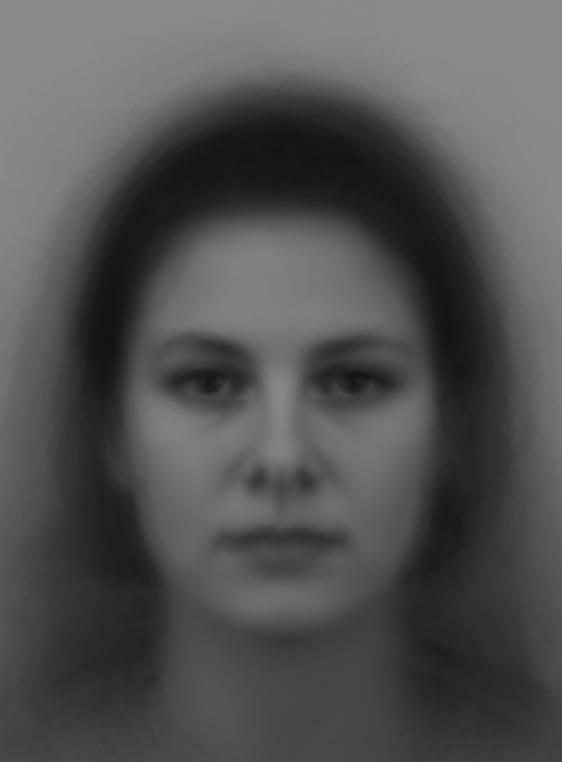
%> input picture KDEF_and_AKDEF/FNES.JPG, 562 x 762 px
$ octave baseimagegenerator.m   (GNU Octave 9; MATLAB toolbox functions it lacks are replaced by stand-ins)
%> lines starting %> are read from the running program, lines starting %| are printed output that depends on the picture
clear all;
close all;

%% Load images
female_face = imread("FNES.JPG");
%> female_face is the input picture: size 762x562 uint8; min 18, max 139, mean 81.6
male_face = imread("MNES.JPG");
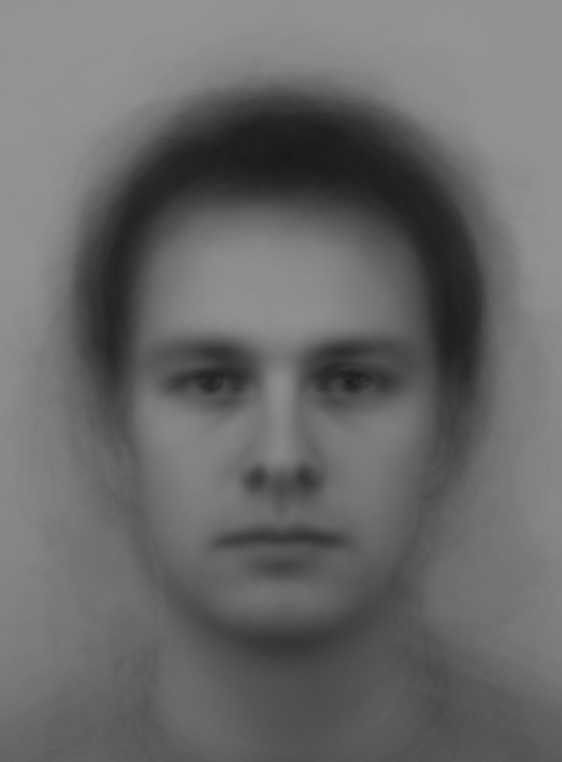
%> input picture KDEF_and_AKDEF/MNES.JPG, 562 x 762 px
%> male_face is the input picture: size 762x562 uint8; min 24, max 149, mean 104.8

%% Average images
avg_face = (female_face + male_face) / 2;
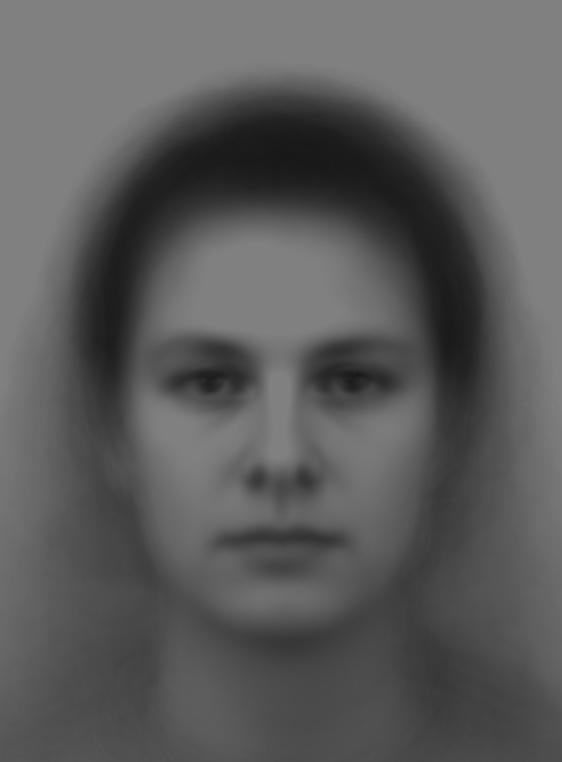
%> avg_face: size 762x562 uint8; min 23, max 128, mean 91.3

%% Crop image
% Make sure to check dimensions
avg_crop = avg_face(140:762-111,26:562-25);
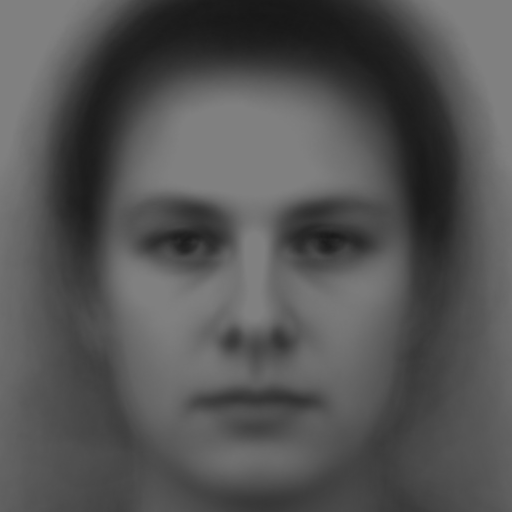
%> avg_crop: size 512x512 uint8; min 23, max 128, mean 84.2

%% See image

imshow(avg_crop)

%% Save image

imwrite(avg_crop, "base.jpeg");
